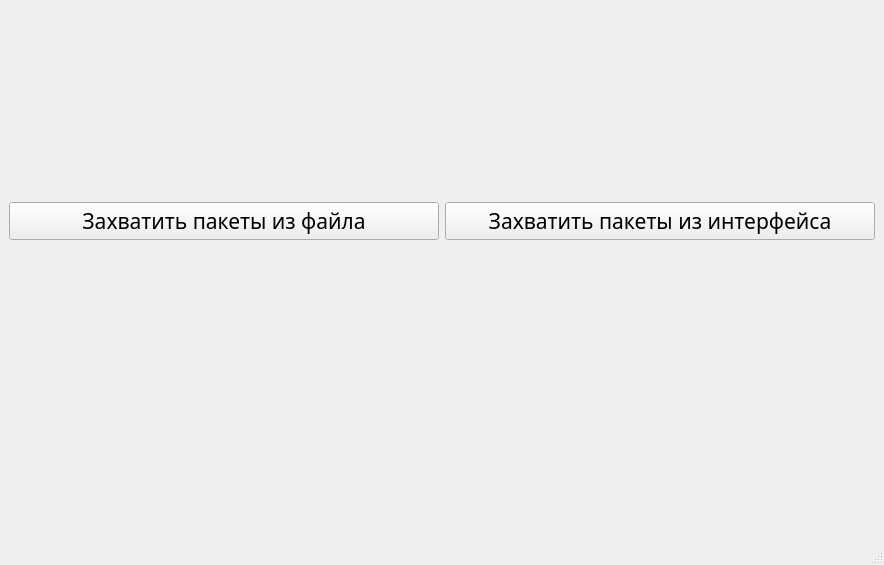
<?xml version="1.0" encoding="UTF-8"?>
<ui version="4.0">
 <class>MainWindow</class>
 <widget class="QMainWindow" name="MainWindow">
  <property name="enabled">
   <bool>true</bool>
  </property>
  <property name="geometry">
   <rect>
    <x>0</x>
    <y>0</y>
    <width>884</width>
    <height>565</height>
   </rect>
  </property>
  <property name="sizePolicy">
   <sizepolicy hsizetype="Expanding" vsizetype="Maximum">
    <horstretch>0</horstretch>
    <verstretch>0</verstretch>
   </sizepolicy>
  </property>
  <property name="mouseTracking">
   <bool>false</bool>
  </property>
  <property name="windowTitle">
   <string>MainWindow</string>
  </property>
  <widget class="QWidget" name="centralwidget">
   <layout class="QGridLayout" name="gridLayout">
    <item row="3" column="0">
     <layout class="QVBoxLayout" name="verticalLayout">
      <property name="topMargin">
       <number>0</number>
      </property>
      <property name="bottomMargin">
       <number>100</number>
      </property>
      <item>
       <layout class="QHBoxLayout" name="horizontalLayout">
        <item>
         <widget class="QPushButton" name="pushFileBut">
          <property name="enabled">
           <bool>true</bool>
          </property>
          <property name="sizePolicy">
           <sizepolicy hsizetype="Expanding" vsizetype="Fixed">
            <horstretch>0</horstretch>
            <verstretch>0</verstretch>
           </sizepolicy>
          </property>
          <property name="font">
           <font>
            <family>Sans Serif</family>
            <pointsize>16</pointsize>
           </font>
          </property>
          <property name="text">
           <string>Захватить пакеты из файла</string>
          </property>
         </widget>
        </item>
        <item>
         <widget class="QPushButton" name="pushInterfaceBut">
          <property name="enabled">
           <bool>true</bool>
          </property>
          <property name="sizePolicy">
           <sizepolicy hsizetype="Expanding" vsizetype="Fixed">
            <horstretch>0</horstretch>
            <verstretch>0</verstretch>
           </sizepolicy>
          </property>
          <property name="font">
           <font>
            <family>Sans Serif</family>
            <pointsize>16</pointsize>
           </font>
          </property>
          <property name="text">
           <string>Захватить пакеты из интерфейса</string>
          </property>
         </widget>
        </item>
       </layout>
      </item>
     </layout>
    </item>
    <item row="4" column="0">
     <layout class="QVBoxLayout" name="verticalLayout_2"/>
    </item>
   </layout>
  </widget>
  <widget class="QMenuBar" name="menubar">
   <property name="enabled">
    <bool>true</bool>
   </property>
   <property name="geometry">
    <rect>
     <x>0</x>
     <y>0</y>
     <width>884</width>
     <height>22</height>
    </rect>
   </property>
  </widget>
  <widget class="QStatusBar" name="statusbar"/>
 </widget>
 <resources/>
 <connections/>
</ui>
